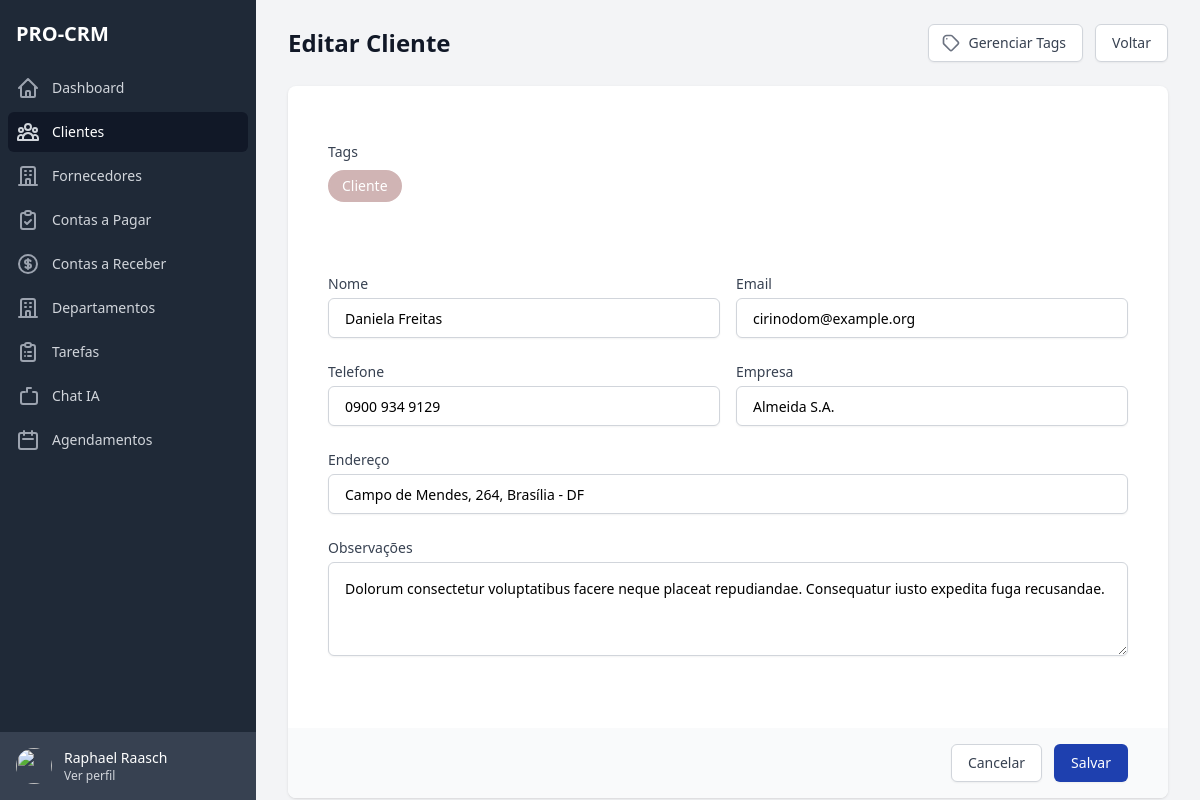
The page /clients/16/edit/ (signed in) on the database as committed earlier.
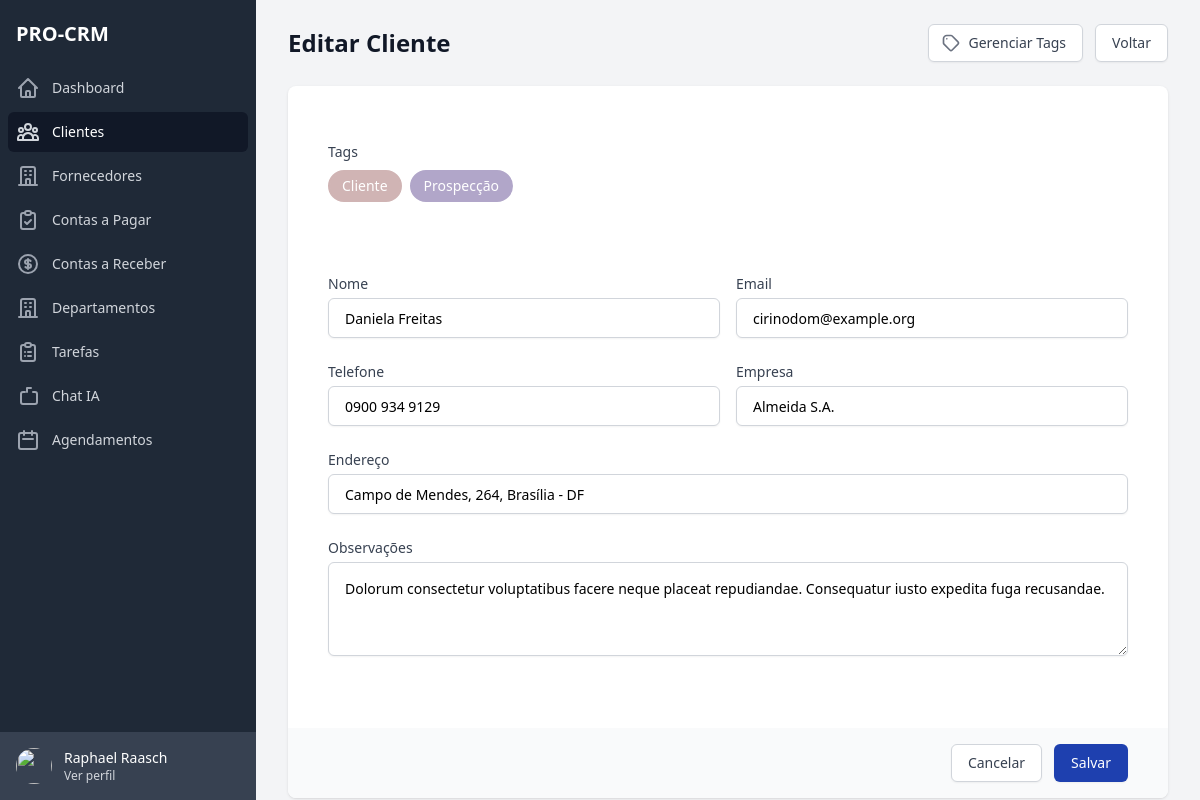
The same page on the database as committed later.
### apps/clients/models.py (models this page shows, shortened)
class ClientTag(BaseModel):
    name = models.CharField(max_length=100, verbose_name='Nome')
    description = models.TextField(blank=True, null=True, verbose_name='Descrição')
    color = models.CharField(max_length=10, verbose_name='Cor')
    is_active = models.BooleanField(default=True, verbose_name='Ativo')
    enterprise = models.ForeignKey(Enterprise, on_delete=models.CASCADE, verbose_name='Empresa')
    class Meta:
        verbose_name = 'Tag de Cliente'
        verbose_name_plural = 'Tags de Clientes'
        ordering = ['name']

### apps/clients/views.py (the view, shortened to what this page needs)
# urls.py: path('<int:pk>/edit/', views.client_edit, name='edit'),
@login_required
def client_edit(request, pk):
    client = get_object_or_404(Client, pk=pk, enterprise=request.user.enterprise)
    tags = ClientTag.objects.filter(enterprise=request.user.enterprise, is_active=True)
    return render(request, 'pages/form.html', {'client': client, 'tags': tags})

### apps/clients/templates/pages/form.html (shortened to what the changed rows need)
{% extends 'base.html' %}
{% load static %}
{% block content %}
<div class="flex h-screen bg-gray-100">
    {% include 'includes/sidebar.html' %}
    <div class="flex-1 flex flex-col overflow-hidden">
        <main class="flex-1 relative overflow-y-auto focus:outline-none">
            <div class="py-6">
                <div class="max-w-7xl mx-auto px-4 sm:px-6 md:px-8">
                    <div class="md:flex md:items-center md:justify-between mb-6">
                        <div class="flex-1 min-w-0">
                            <h1 class="text-2xl font-semibold text-gray-900">
                                {% if client %}Editar{% else %}Novo{% endif %} Cliente
                            </h1>
                        </div>
                    </div>
                    <div class="bg-white shadow overflow-hidden sm:rounded-lg">
                        <form method="POST" class="space-y-8">
                            <div class="px-10 pt-6">
                                <div id="tag-badges" class="flex flex-wrap gap-2">
                                    {% for tag in tags %}
                                    <span class="tag-badge cursor-pointer px-3 py-1 rounded-full text-sm font-medium border transition"
                                        data-tag-id="{{ tag.id }}"
                                        style="background-color: {{ tag.color }}; color: #fff; opacity: {% if client and tag in client.tags.all %}1{% else %}0.5{% endif %}; border: 2px solid {{ tag.color }};"
                                    >
                                        {{ tag.name }}
                                    </span>
                                    {% endfor %}
                                </div>
                            </div>
                        </form>
                    </div>
                </div>
            </div>
        </main>
    </div>
</div>
{% endblock %}

Rows that differ between the two databases and show on the page:
added ClientTag: name "Prospecção"
